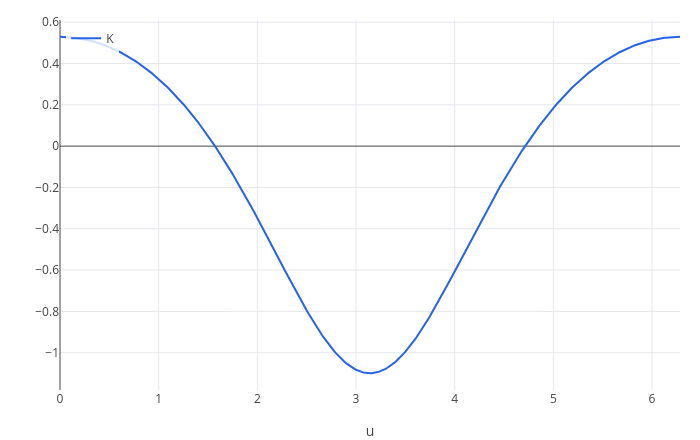

Source (notebook cell):
### Markdown cell above
On the outside of the doughnut ($u = 0$) the curvature is positive, like a sphere; on the inside ($u = \pi$) it is
negative, like a saddle. Plotting $K$ around the tube for $R = 2$, $a = 0.7$ shows it changing sign:

### Code cell
R = 2;
a = 0.7;
plot(K, u, 0, 2*pi)

### Figure 1 — Plotly figure (JSON) as saved in the notebook; plotly's stock layout.template omitted (floating-point values rounded to 4 significant figures; data arrays with more than 128 entries replaced by an {"elided": "..."} marker saying what was removed)
{"data": [{"line": {"color": "#2563eb", "width": 2}, "mode": "lines", "name": "K", "type": "scatter", "x": {"elided": "402 float values"}, "y": {"elided": "402 float values"}}], "layout": {"height": 440, "legend": {"bgcolor": "rgba(255,255,255,0.8)", "x": 0.01, "y": 0.99}, "margin": {"b": 50, "l": 60, "r": 20, "t": 20}, "showlegend": true, "title": {"text": ""}, "width": 700, "xaxis": {"title": {"text": "u"}, "zeroline": true}, "yaxis": {"range": [-1.18, 0.6105], "title": {"text": ""}, "zeroline": true}}}
